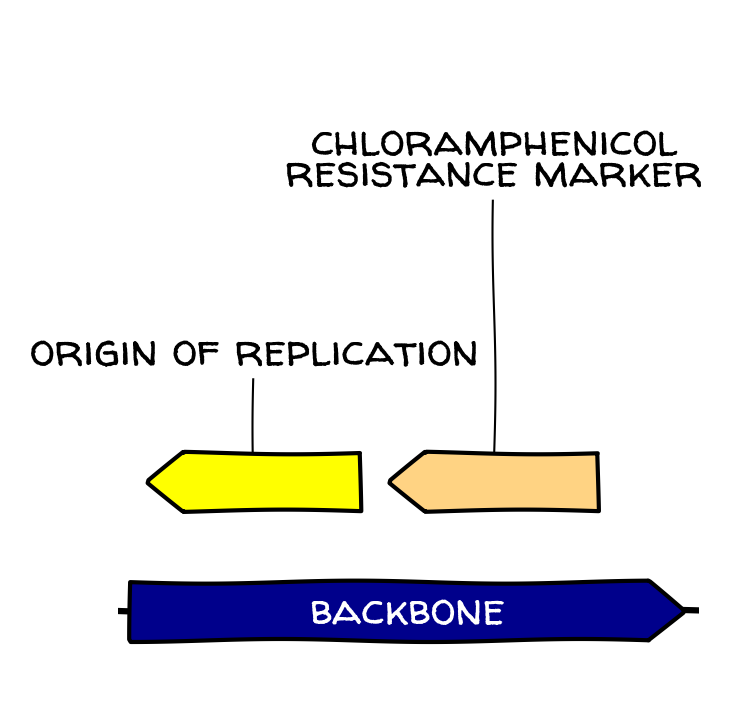

Python code for this plot:
from matplotlib import rc_context
from A_linear_plot import CustomTranslator

rc_context({"path.sketch": (1.5, 300, 1)})  # scale, length, randomness


class CustomTranslatorVariant(CustomTranslator):
    def compute_feature_fontdict(self, feature):
        return {"family": "Walter Turncoat"}


translator = CustomTranslatorVariant()
graphic_record = translator.translate_record("plasmid.gb")
cropped_record = graphic_record.crop((0, 1850))
ax, _ = cropped_record.plot(figure_width=2.5, with_ruler=False)
ax.figure.savefig("E_cartoon_plot.png", dpi=300, bbox_inches="tight")
